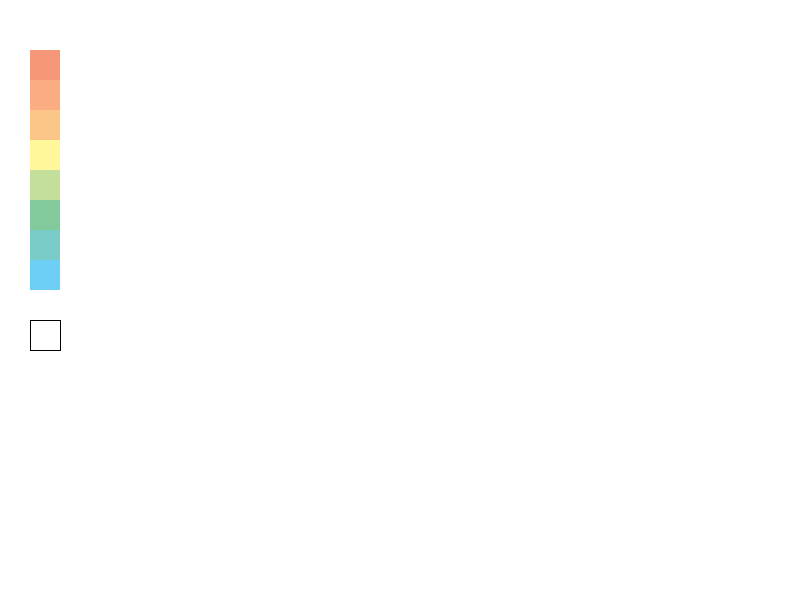
Frame 1 (no input)
Frame 60 (the mouse pressed at the canvas centre just before this capture): identical to frame 1, image omitted
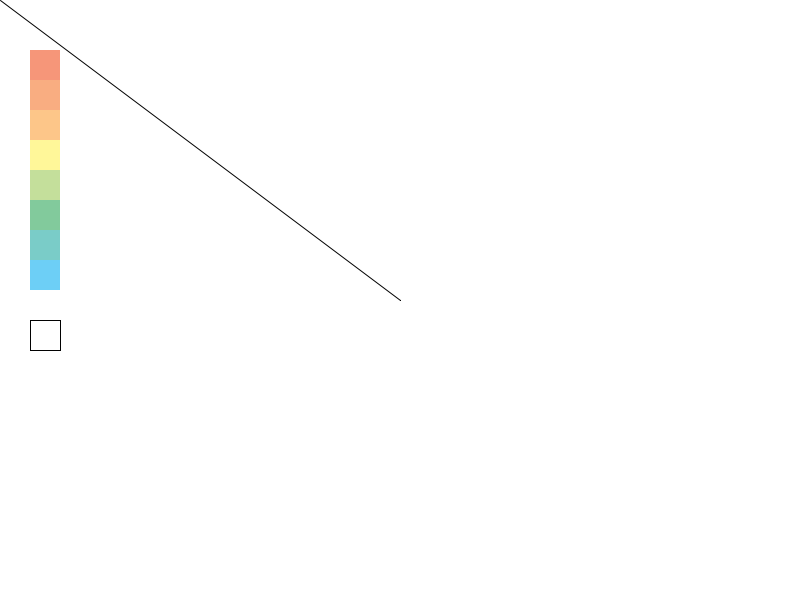
Frame 120 (the mouse held since frame 60 and released just before this capture)

The Processing sketch that drew these frames (run headless with seeded random() and noise(); from frame 60 on, the mouse is pressed at the canvas centre):

// Processing sketch: processing_162348
// ── processing_162348.pde

int xPos = 30;
int yPos = 50;
int bSize = 30;


void setup(){
  size(800,600);
  background(255);
  
  noStroke();
  fill(255);
  rect(100,0,800,600);
  
  
  fill(246,150,121);
  rect(xPos, yPos, bSize, bSize);
  
  fill(249,173,129);
  rect(xPos, yPos+bSize, bSize, bSize);
  
  fill(253,198,137);
  rect(xPos, yPos+bSize+bSize, bSize, bSize);
  
  fill(255,247,153);
  rect(xPos, yPos+bSize+bSize+bSize, bSize, bSize);
  
  fill(196,223,155);
  rect(xPos,yPos+bSize+bSize+bSize+bSize, bSize, bSize);
  
  fill(130,202,156);
  rect(xPos,yPos+bSize+bSize+bSize+bSize+bSize, bSize, bSize);
  
  fill(122,204,200);
  rect(xPos,yPos+bSize+bSize+bSize+bSize+bSize+bSize, bSize, bSize);
  
  fill(109,207,246);
  rect(xPos,yPos+bSize+bSize+bSize+bSize+bSize+bSize+bSize, bSize, bSize);
  
  
  stroke(1);
  fill(255);
  rect(xPos,yPos+bSize+bSize+bSize+bSize+bSize+bSize+bSize+bSize+bSize, bSize, bSize);
  
  
}


void draw(){
  if (mousePressed){
    if (mouseX > 100 && mouseX < 800 && mouseY > 0 && mouseY < 600) {
      line (pmouseX, pmouseY, mouseX, mouseY);
    }
      if (mouseX > xPos && mouseX < xPos+bSize && mouseY > yPos && mouseY < yPos+bSize) {
      stroke(246,150,121);
      strokeWeight(3);
    }
    if (mouseX > xPos && mouseX < xPos+bSize && mouseY > yPos+bSize && mouseY < yPos+bSize+bSize) {
      stroke(249,173,129);
      strokeWeight(3);
    }
    if (mouseX > xPos && mouseX < xPos+bSize && mouseY > yPos+bSize+bSize && mouseY < yPos+bSize+bSize+bSize) {
      stroke(253,198,137);
      strokeWeight(3);
    }
    if (mouseX > xPos && mouseX < xPos+bSize && mouseY > yPos+bSize+bSize+bSize && mouseY < yPos+bSize+bSize+bSize+bSize) {
      stroke(255,247,153);
      strokeWeight(3);
    }
    if (mouseX > xPos && mouseX < xPos+bSize && mouseY > yPos+bSize+bSize+bSize+bSize && mouseY < yPos+bSize+bSize+bSize+bSize+bSize) {
      stroke(196,223,155);
      strokeWeight(3);
    }
    if (mouseX > xPos && mouseX < xPos+bSize && mouseY > yPos+bSize+bSize+bSize+bSize+bSize && mouseY < yPos+bSize+bSize+bSize+bSize+bSize+bSize) {
      stroke(130,202,156);
      strokeWeight(3);
    }
    if (mouseX > xPos && mouseX < xPos+bSize && mouseY > yPos+bSize+bSize+bSize+bSize+bSize+bSize && mouseY < yPos+bSize+bSize+bSize+bSize+bSize+bSize+bSize) {
      stroke(122,204,200);
      strokeWeight(3);
    }
    if (mouseX > xPos && mouseX < xPos+bSize && mouseY > yPos+bSize+bSize+bSize+bSize+bSize+bSize+bSize && mouseY < yPos+bSize+bSize+bSize+bSize+bSize+bSize+bSize+bSize) {
      stroke(109,207,246);
      strokeWeight(3);
    }
      if(mouseX < xPos+bSize && mouseX >xPos && mouseY <yPos+bSize+bSize+bSize+bSize+bSize+bSize+bSize+bSize+bSize+bSize && mouseY >yPos+bSize+bSize+bSize+bSize+bSize+bSize+bSize+bSize+bSize){
      stroke(255); 
      }

  }
}
